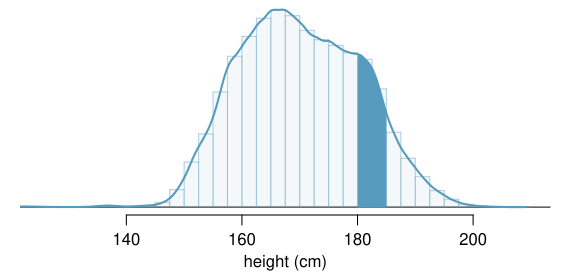

Recreate this plot in R.
library(openintro)
data(COL)

# _____ Load Data Set From fdicHistograms _____ #
load("../fdicHistograms/fdicHistograms.rda")

BR <- list()
MIDS <- br[-1] - 0.25
BR[[1]] <- seq(110, 210, 10)
BR[[2]] <- seq(115, 210, 2.5)
COUNTS <- list()
for (i in 1:2) {
  COUNTS[[i]] <- rep(0, length(BR[[i]]) - 1)
  for (j in 1:(length(BR[[i]]) - 1)) {
    these <- apply(cbind(MIDS < BR[[i]][j + 1],
                         MIDS >= BR[[i]][j]),
                   1,
                   all)
    if (any(these)) {
      COUNTS[[i]][j] <- sum(counts[these])
    }
  }
}

BR <- list()
MIDS <- br[-1] - 0.25
BR[[1]] <- seq(110, 210, 10)
BR[[2]] <- seq(115, 210, 2.5)
COUNTS <- list()
for (i in 1:2) {
  COUNTS[[i]] <- rep(0, length(BR[[i]]) - 1)
  for (j in 1:(length(BR[[i]]) - 1)) {
    these <- apply(cbind(MIDS < BR[[i]][j + 1],
                         MIDS >= BR[[i]][j]),
                   1,
                   all)
    if (any(these)) {
      COUNTS[[i]][j] <- sum(counts[these])
    }
  }
}


histTemp <- function(
    BR, COUNTS, col = fadeColor(COL[1], "10"),
    border = COL[1, 4], probability = TRUE,
    xlab = '', ylab = NULL,
    xlim = NULL, ylim = NULL,
    ...) {
  br <- BR
  h  <- COUNTS
  if (probability) {
    h <- h/sum(h)/diff(br)
  }
  if (is.null(ylab)) {
    ylab <- 'frequency'
    if (probability) {
      ylab <- 'probability'
    }
  }
  if (is.null(xlim)[1]) {
    xR <- range(br)
    xlim <- xR + c(-0.05, 0.05)*diff(xR)
  }
  if (is.null(ylim)[1]) {
    ylim <- range(c(0,h))
  }
  plot(-1, -1,
       xlab = xlab,
       ylab = ylab,
       xlim = xlim,
       ylim = ylim,
       type = 'n',
       ...)
  abline(h = 0)
  lines(c(br[1],br[1]), c(0,h[1]), col = border)
  for (i in 1:length(h)) {
    if (i > 1) {
      if (h[i] > h[i-1]) {
        lines(rep(br[i],2), h[c(i-1,i)], col = border)
      }
    }
    lines(br[i + 0:1],
          rep(h[i], 2),
          col = border)
    lines(rep(br[i + 1], 2),
          c(0, h[i]),
          col = border)
    rect(br[i], 0,
         br[i + 1], h[i],
         col = col,
         border = border)
  }
}

pdf('fdicHeightContDistFilled.pdf', 5.7, 2.75)
par(mfrow = c(1, 1),
    mar = c(3, 1, 0.1, 1),
    mgp = c(1.8, 0.7, 0))
histTemp(BR[[2]],
         COUNTS[[2]],
         col = fadeColor(COL[1], "10"),
         border = COL[1,4],
         xlim = c(125, 210),
         axes = FALSE,
         xlab = 'height (cm)',
         ylab = '',
         probability = TRUE)
axis(1)
lines(dens$x, dens$y, col = COL[1], lwd = 2)
these <- dens$x > 180 & dens$x < 185
polygon(c(dens$x[these][1], dens$x[these], rev(dens$x[these])[1]),
        c(0, dens$y[these], 0),
        col = COL[1],
        border = COL[1])
sum(dens$y[these] * diff(dens$x[1:2]))
dev.off()
